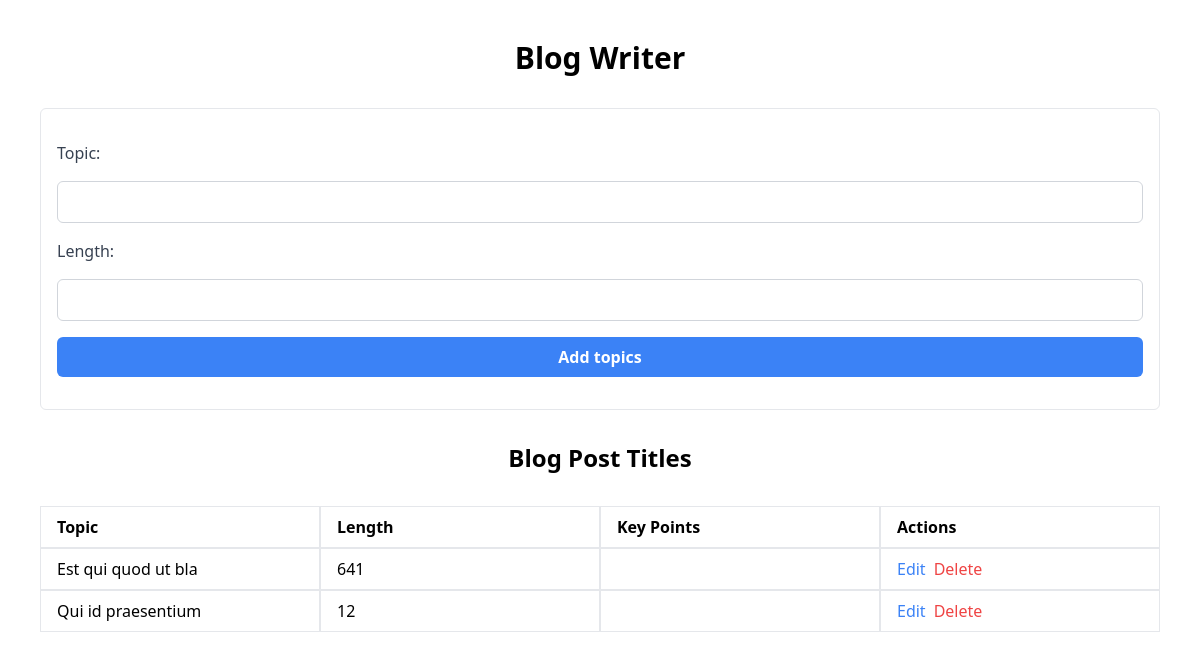
/, run on an earlier commit of the app's database.
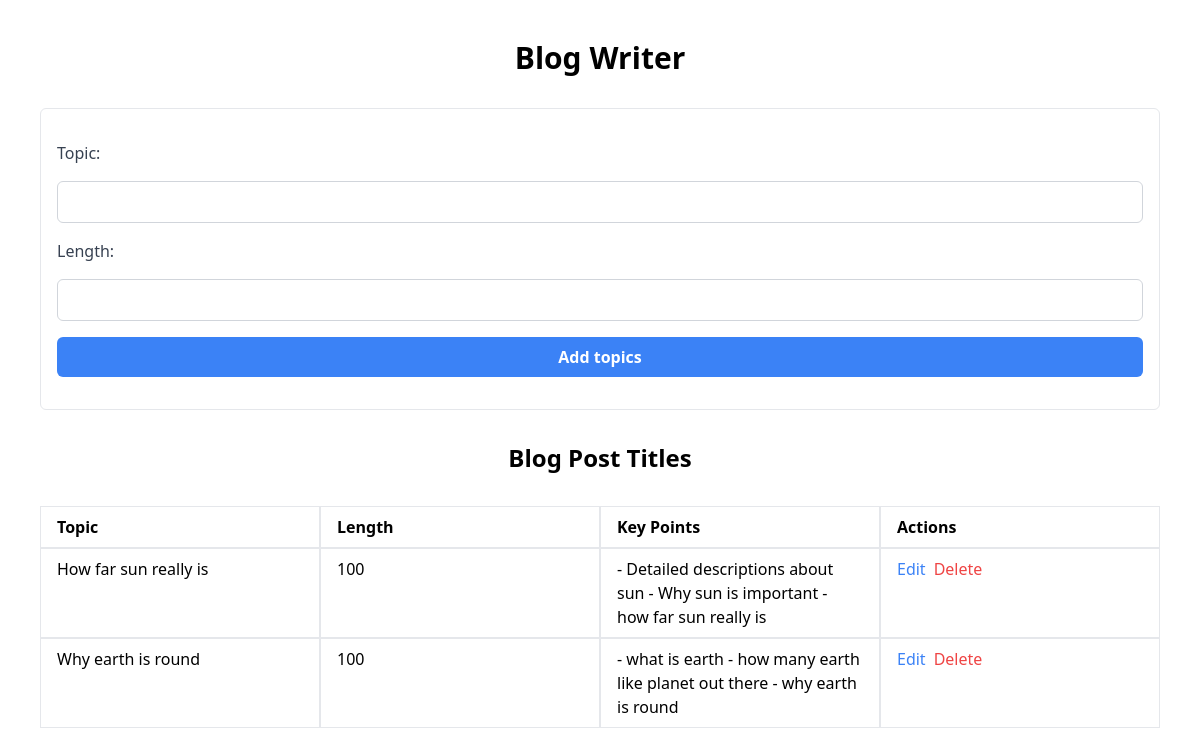
And on a later commit of the database.
### app.py (models this page shows, shortened)
class Article(db.Model):
    id = db.Column(db.Integer, primary_key=True)
    topic = db.Column(db.String(100), nullable=False)
    length = db.Column(db.Integer, nullable=False)
    key_points = db.Column(db.Text, nullable=False)
    post = db.Column(db.Text, nullable=True)
    review = db.Column(db.Text, nullable=True)

### app.py (the view)
@app.route("/")
def index():
    articles = Article.query.all()
    return render_template("index.html", articles=articles)

### templates/index.html (shortened to what this page needs)
<!DOCTYPE html>
<html>
  <head>
    <script src="https://cdn.tailwindcss.com"></script>
  </head>
  <body class="p-10">
    <h1 class="text-3xl font-bold text-center mb-8">Blog Writer</h1>
    <form
      action="{{ url_for('write') }}"
      method="post"
      class="flex flex-col space-y-4 px-4 py-8 border border-gray-200 rounded-md"
    >
      <label for="topic" class="text-gray-700 font-medium">Topic:</label>
      <input
        type="text"
        id="topic"
        name="topic"
        class="px-3 py-2 rounded-md focus:outline-none focus:ring focus:ring-blue-500 border border-gray-300"
        required
      />
      <label for="length" class="text-gray-700 font-medium">Length:</label>
      <input
        type="number"
        id="length"
        name="length"
        class="px-3 py-2 rounded-md focus:outline-none focus:ring focus:ring-blue-500 border border-gray-300"
        required
      />
      <input
        type="submit"
        value="Add topics"
        class="bg-blue-500 hover:bg-blue-700 text-white font-bold py-2 px-4 rounded-md"
      />
    </form>
    <h1 class="text-2xl font-bold text-center my-8">Blog Post Titles</h1>
    <div class="overflow-x-auto">
      <div class="grid grid-cols-4 gap-0">
        <div class="py-2 px-4 border font-bold border-gray-200">Topic</div>
        <div class="py-2 px-4 border font-bold border-gray-200">Length</div>
        <div class="py-2 px-4 border font-bold border-gray-200">Key Points</div>
        <div class="py-2 px-4 border font-bold border-gray-200">Actions</div>
        {% for article in articles %}
        <div class="py-2 px-4 border border-gray-200">{{ article.topic }}</div>
        <div class="py-2 px-4 border border-gray-200">{{ article.length }}</div>
        <div class="py-2 px-4 border border-gray-200">
          {{ article.key_points }}
        </div>
        <div class="py-2 px-4 border border-gray-200 flex space-x-2">
          <a
            href="{{ url_for('edit', id=article.id) }}"
            class="text-blue-500 hover:underline"
            >Edit</a
          >
          <form
            action="{{ url_for('delete', id=article.id) }}"
            method="post"
            class="inline"
          >
            <button type="submit" class="text-red-500 hover:underline">
              Delete
            </button>
          </form>
        </div>
        {% endfor %}
      </div>
    </div>
  </body>
</html>

What changed in the data, as far as the page shows it:
removed Article: topic "Est qui quod ut bla", length "641"
removed Article: topic "Qui id praesentium", length "12"
added Article: topic "How far sun really is", length "100", key_points "- Detailed descriptions about sun - Why sun is important - how far sun really is"
added Article: topic "Why earth is round", length "100", key_points "- what is earth - how many earth like planet out there - why earth is round"
